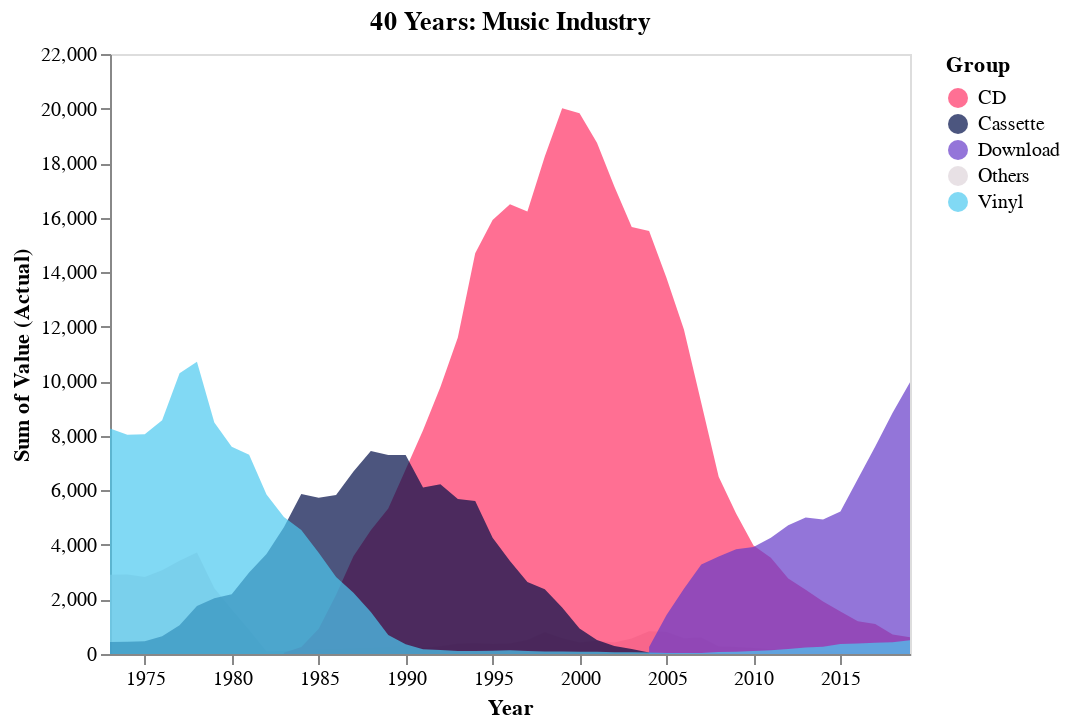

The code cell stored with this chart in its notebook:
### Code cell
area = alt.Chart(newdf).mark_area(opacity = 0.7).configure_axis(grid=False).encode(
    x="Year:T",
    y=alt.Y("sum(Value (Actual)):Q", stack = None),
    color=alt.Color(
        "Group:N",
        scale=alt.Scale(
            domain=[
                "CD",
                "Cassette",
                "Download",
                "Others",
                "Vinyl",
            ],
            range=["#FF3366", "#000E48", "#663BC9", "#DED4DA", "#4CC9f0"],
        ),
    ),  
    tooltip=["Group", "sum(Value (Actual)):Q", "Year:T"]
).properties(
    title='40 Years: Music Industry'
)

area

### Figure 1 — Vega-Lite specification as saved in the notebook (floating-point values rounded to 4 significant figures; data arrays with more than 128 entries replaced by an {"elided": "..."} marker saying what was removed)
{"config": {"view": {"continuousWidth": 400, "continuousHeight": 300}, "axis": {"grid": false}}, "data": {"name": "data-166a7e5c69e8e1e0e8e2d9c4bce57081"}, "mark": {"type": "area", "opacity": 0.7}, "encoding": {"color": {"type": "nominal", "field": "Group", "scale": {"domain": ["CD", "Cassette", "Download", "Others", "Vinyl"], "range": ["#FF3366", "#000E48", "#663BC9", "#DED4DA", "#4CC9f0"]}}, "tooltip": [{"type": "nominal", "field": "Group"}, {"type": "quantitative", "aggregate": "sum", "field": "Value (Actual)"}, {"type": "temporal", "field": "Year"}], "x": {"type": "temporal", "field": "Year"}, "y": {"type": "quantitative", "aggregate": "sum", "field": "Value (Actual)", "stack": null}}, "title": "40 Years: Music Industry", "$schema": "https://vega.github.io/schema/vega-lite/v4.8.1.json", "datasets": {"data-166a7e5c69e8e1e0e8e2d9c4bce57081": {"elided": "436 records"}}}
